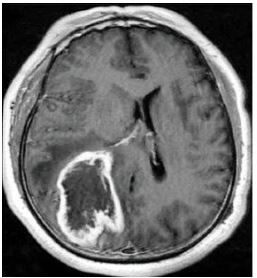
#> input picture data/TEST_CROP/YES/5.jpg, 257 x 278 px; its folder holds 4 pictures in this run
$ jupyter execute --allow-errors 'SN - EDA.ipynb'
#> lines starting #> are read from the running program, lines starting #| are printed output that depends on the picture
[cell 1]
import cv2
import os
import shutil
import itertools

[cell 2]
from skimage.io import imread_collection
import glob
#your path
yes_dir = glob.glob('C:/git/obrazyMRI/data/brain_tumor_dataset/yes/*')
no_dir =glob.glob('C:/git/obrazyMRI/data/brain_tumor_dataset/no/*')

[cell 3]
len(yes_dir + no_dir)

[cell 4]
IMG_yes=imread_collection(yes_dir[0:3])
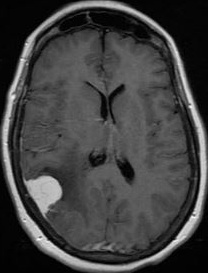
#> input picture data/TEST_CROP/YES/6.jpg, 208 x 273 px
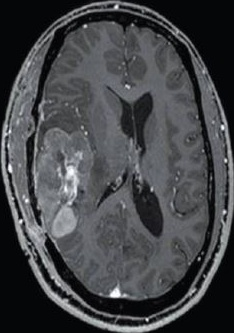
#> input picture data/TEST_CROP/YES/7.jpg, 234 x 333 px
#> IMG_yes = 3 items

[cell 5]
import matplotlib.pyplot as plt
for i in IMG_yes:
    plt.imshow(i)
    plt.show()
#> this loop made 3 passes

[cell 6]
IMG_no=imread_collection(no_dir[0:3])

[cell 7]
for i in IMG_no:
    plt.imshow(i)
    plt.show()

[cell 8]
plt.figure(figsize=(10,10))
#> (the rest of this cell did not finish here and is left out)

#> (a cell that did not finish here is left out)

#> (a cell that did not finish here is left out)

#> (a cell that did not finish here is left out)

#> (a cell that did not finish here is left out)

#> (a cell that did not finish here is left out)

[cell 14]
type(IMG_no)

[cell 15]
import os

# define the name of the directory to be created
path = ["C:/git/obrazyMRI/data/TEST/YES","C:/git/obrazyMRI/data/TEST/NO", "C:/git/obrazyMRI/data/TRAIN/YES",
       "C:/git/obrazyMRI/data/TRAIN/NO", "C:/git/obrazyMRI/data/VAL/YES", "C:/git/obrazyMRI/data/VAL/NO"]
for i in path:
    try:
        os.makedirs(i)
    except OSError:
        print ("Creation of the directory %s failed" % i)
    else:
        print ("Successfully created the directory %s" % i)
